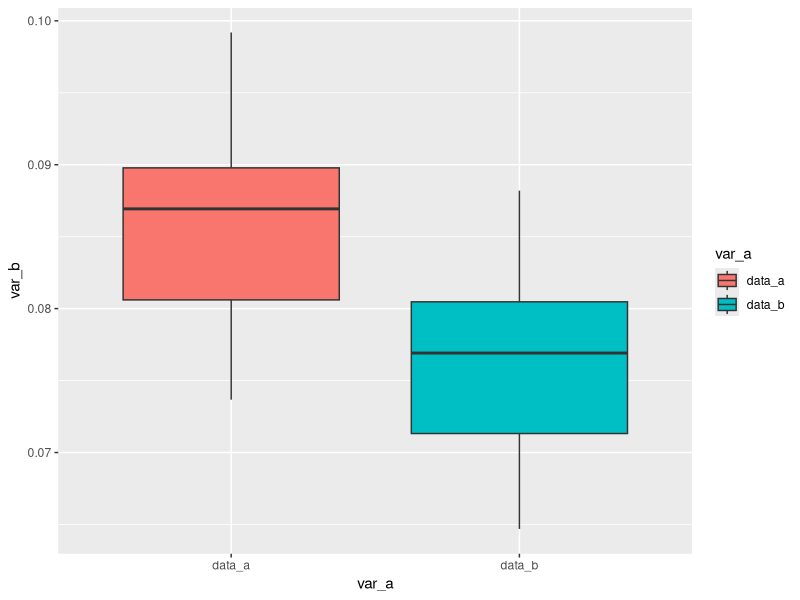
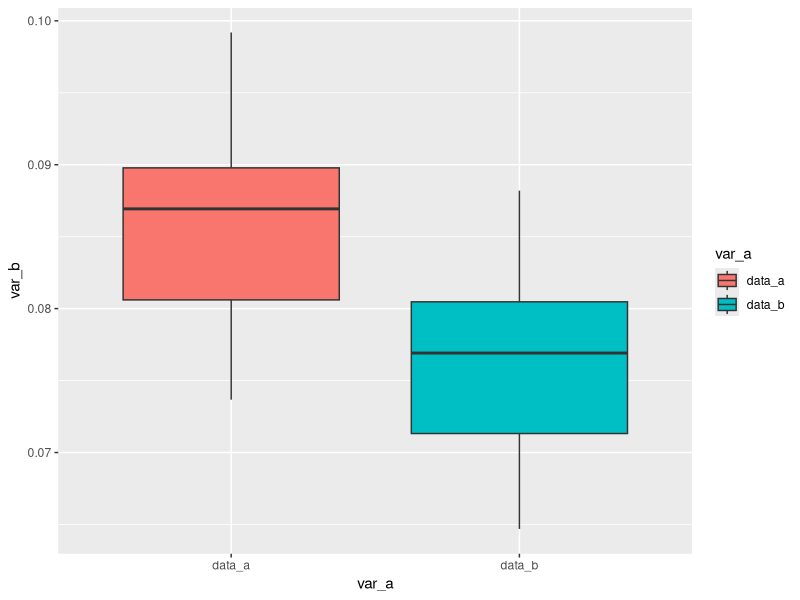

These charts were generated, in order, by the following R code:
## ---- chunk 1
# Load Libraries ------------------------------------------
library(ggplot2)
library(tidyr)

# Global Variables ------------------------------------------
# data_a = WT, data_b = Mutant
WT <- rnorm(n=30,mean=0.085,sd=0.006)
Mutant <- rnorm(n=30,mean=0.075,sd=0.006)

# var_a = Genotype, var_b = Diameter.Length... in new data frame created with "get_data"

# -------------------------------
# FUNCTION get_data
# description: generate data frame in correct orientation
# inputs: numberic variables normally distributed, in vector form 
# outputs: data frame
##################################
get_data <- function(data_a=runif(10),
                     data_b=runif(10)) {
    short_frame <- data.frame(data_a,data_b)
    df <- gather(short_frame,var_a,
               var_b,data_a:data_b)

return(df)

} # end of get_data
#---------------------------------
# -------------------------------
# FUNCTION calculate_ANOVA
# description: run ANOVA model on data
# inputs: normally distributed variables of numeric
# outputs: ANOVA model
##################################
calculate_ANOVA <- function(var_a=runif(10),
                            var_b=runif(10)) {
myANOVA <- aov(var_b~var_a)

return(myANOVA)

} # end of calculate_ANOVA
#---------------------------------
# -------------------------------
# FUNCTION summarize_ANOVA
# description: generate summary of ANOVA
# inputs: ANOVA model
# outputs: summary table of ANOVA
##################################
summarize_ANOVA <- function(z=NULL) {
  if(is.null(z)) {
    z <- summary(lm(runif(10)~runif(10)))
  } 
ano_sum <- summary(z)

return(ano_sum)

} # end of summarize_ANOVA
#---------------------------------
# -------------------------------
# FUNCTION graph_normal
# description: plotting data
# inputs: data frame with variables of numeric
# outputs: box plot
##################################
graph_normal <- function(var_a=runif(10),
                         var_b=runif(10)) {
  ano_plot <- ggplot(data=temp1,
                   aes(x=var_a,
                       y=var_b,
                       fill=var_a)) + geom_boxplot()
print(ano_plot)
message("Message: BoxPlot created for ANOVA!")

} # end of graph_normal
#---------------------------------

##########################################
# Program body ------------------------------------------

# creating data frame with WT and Mutant normally distributed diameter measurements
temp1 <- get_data(data_a=WT,data_b=Mutant)
# print(temp1)

# fit ANOVA model to data
temp2 <- calculate_ANOVA(var_a=temp1$var_a, 
                         var_b=temp1$var_b)
print(temp2)
# summarize ANOVA model
temp3 <- summarize_ANOVA(z=temp2)

# create graph of ANOVA data
graph_normal(var_a=var_a, var_b=var_b)
# note: used temp1 (df) as "data" in ggplot function

# show summary of ANOVA
print(temp3)
## ---- chunk 2
# -------------------------------
# FUNCTION pull_p.value
# description: pull p-value element(s) from the summary ANOVA
# inputs: summary of ANOVA model
# outputs: vector of p-value(s)
##################################
pull_p.value <- function(z=NULL) {
  if(is.null(z)) {
    z <- summary(lm(runif(10)~runif(10)))
  } 
sum_unlist <- unlist(z)
return(sum_unlist["Pr(>F)1"])

} # end of pull_p.value
#---------------------------------
# Program body ------------------------------------------

# creating data frame with WT and Mutant normally distributed diameter measurements
temp1 <- get_data(data_a=WT,data_b=Mutant)
# print(temp1)

# fit ANOVA model to data
temp2 <- calculate_ANOVA(var_a=temp1$var_a, 
                         var_b=temp1$var_b)

# summarize ANOVA model
temp3 <- summarize_ANOVA(z=temp2)

# pull p-value from summary
temp4 <- pull_p.value(z=temp3)

# create graph of ANOVA data
graph_normal(var_a=var_a, var_b=var_b)
# note: used temp1 (df) as "data" in ggplot function

# show summary of ANOVA
print(temp3)
# show p-value
print(temp4)
